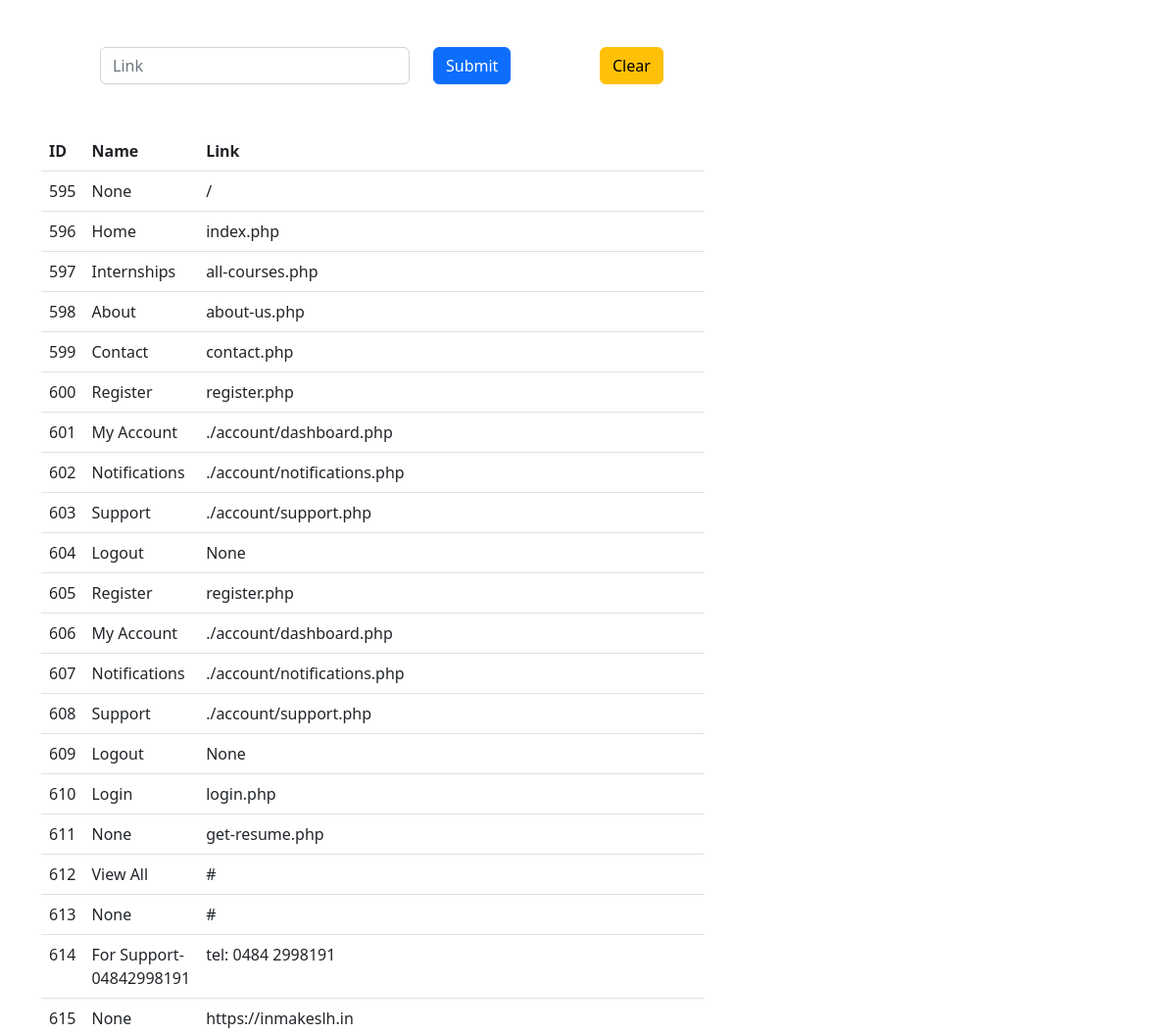
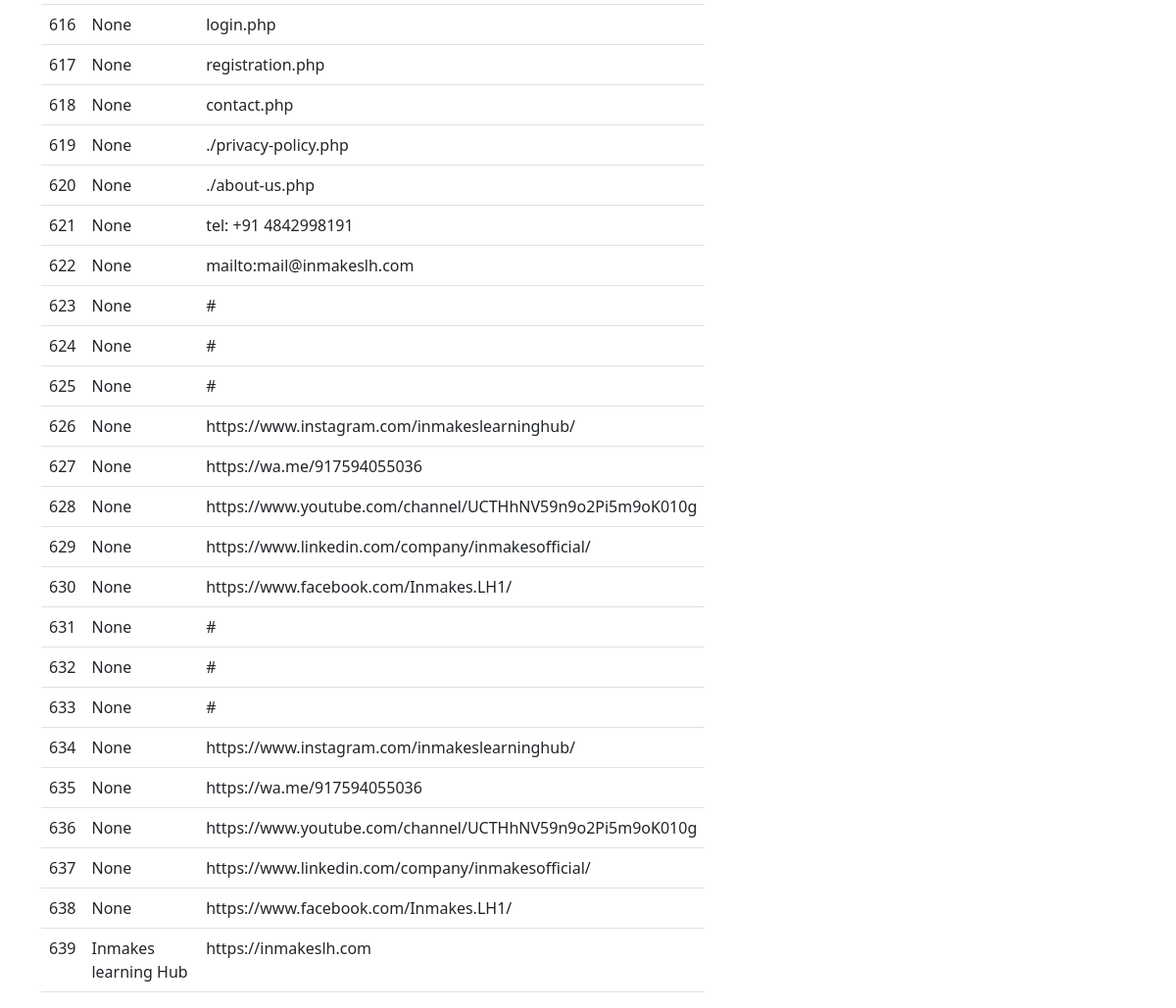
The page / on the database its author committed (2 pictures, top to bottom).
### scraperapp/models.py (models this page shows)
class Link(models.Model):
    address = models.CharField(max_length=500, null=True, blank=True)
    stringname = models.CharField(max_length=500, null=True, blank=True)

### scraperapp/views.py (the view)
# urls.py: 2. Add a URL to urlpatterns:  path('', views.home, name='home')
def home(request):
    if request.method == 'POST':
        newlink = request.POST.get('page', '')
        urls = requests.get(newlink)
        bsoup = BeautifulSoup(urls.text, 'html.parser')
        listsoup = []
        for i in bsoup.findAll('a'):
            liaddress = i.get('href')
            liname = i.string
            Link.objects.create(address=liaddress, stringname=liname)
        return HttpResponseRedirect('/')
    else:
        data_values = Link.objects.all()
    return render(request, 'home.html', {'data_values': data_values})

### Templates/home.html (shortened to what this page needs)
<!DOCTYPE html>
<html lang="en">
<head>
    <link href="https://cdn.jsdelivr.net/npm/bootstrap@5.2.3/dist/css/bootstrap.min.css"
 rel="stylesheet">
</head>
<body>
<div class="container">
    <div class="row m-5">
        <div class="col-md-4">
            <form action="/" method="post">
                <input class="form-control" id="page1" name="page" placeholder="Link" type="text">
        </div>
        <div class="col-md-2">
            <button class="btn btn-primary" type="submit">Submit</button>
        </div>
            <div class="col-md-4">
            <button class="btn btn-warning" type="reset">Clear</button>
        </div>
    </div>
</div>
<div class="container">
    <div class="row">
        <div class="col-md-5">
            <table class="table">
                <thead>
                <tr>
                    <th scope="col">ID</th>
                    <th scope="col">Name</th>
                    <th scope="col">Link</th>
                </tr>
                </thead>
                <tbody>
                {% for i in data_values %}
                <tr>
                    <td>{{ i.id }}</td>
                    <td>{{ i.stringname }}</td>
                    <td>{{ i.address }}</td>
                </tr>
                {% endfor %}
                </tbody>
            </table>
        </div>
    </div>
</div>
</body>
</html>

### rows shown on the page
Link: id "595", stringname "None", address "/"
Link: id "596", stringname "Home", address "index.php"
Link: id "597", stringname "Internships", address "all-courses.php"
Link: id "598", stringname "About", address "about-us.php"
Link: id "599", stringname "Contact", address "contact.php"
Link: id "600", stringname "Register", address "register.php"
Link: id "601", stringname "My Account", address "./account/dashboard.php"
Link: id "602", stringname "Notifications", address "./account/notifications.php"
Link: id "603", stringname "Support", address "./account/support.php"
Link: id "604", stringname "Logout", address "None"
Link: id "605", stringname "Register", address "register.php"
Link: id "606", stringname "My Account", address "./account/dashboard.php"
Link: id "607", stringname "Notifications", address "./account/notifications.php"
Link: id "608", stringname "Support", address "./account/support.php"
Link: id "609", stringname "Logout", address "None"
Link: id "610", stringname "Login", address "login.php"
Link: id "611", stringname "None", address "get-resume.php"
Link: id "612", stringname "View All", address "#"
Link: id "613", stringname "None", address "#"
Link: id "614", stringname "For Support-04842998191", address "tel: 0484 2998191"
Link: id "615", stringname "None", address "https://inmakeslh.in"
Link: id "616", stringname "None", address "login.php"
Link: id "617", stringname "None", address "registration.php"
Link: id "618", stringname "None", address "contact.php"
Link: id "619", stringname "None", address "./privacy-policy.php"
Link: id "620", stringname "None", address "./about-us.php"
Link: id "621", stringname "None", address "tel: +91 4842998191"
Link: id "622", stringname "None", address "mailto:mail@inmakeslh.com"
Link: id "623", stringname "None", address "#"
Link: id "624", stringname "None", address "#"
Link: id "625", stringname "None", address "#"
Link: id "626", stringname "None", address "https://www.instagram.com/inmakeslearninghub/"
Link: id "627", stringname "None", address "https://wa.me/917594055036"
Link: id "628", stringname "None", address "https://www.youtube.com/channel/UCTHhNV59n9o2Pi5m9oK010g"
Link: id "629", stringname "None", address "https://www.linkedin.com/company/inmakesofficial/"
Link: id "630", stringname "None", address "https://www.facebook.com/Inmakes.LH1/"
Link: id "631", stringname "None", address "#"
Link: id "632", stringname "None", address "#"
Link: id "633", stringname "None", address "#"
Link: id "634", stringname "None", address "https://www.instagram.com/inmakeslearninghub/"
Link: id "635", stringname "None", address "https://wa.me/917594055036"
Link: id "636", stringname "None", address "https://www.youtube.com/channel/UCTHhNV59n9o2Pi5m9oK010g"
Link: id "637", stringname "None", address "https://www.linkedin.com/company/inmakesofficial/"
Link: id "638", stringname "None", address "https://www.facebook.com/Inmakes.LH1/"
Link: id "639", stringname "Inmakes learning Hub", address "https://inmakeslh.com"
